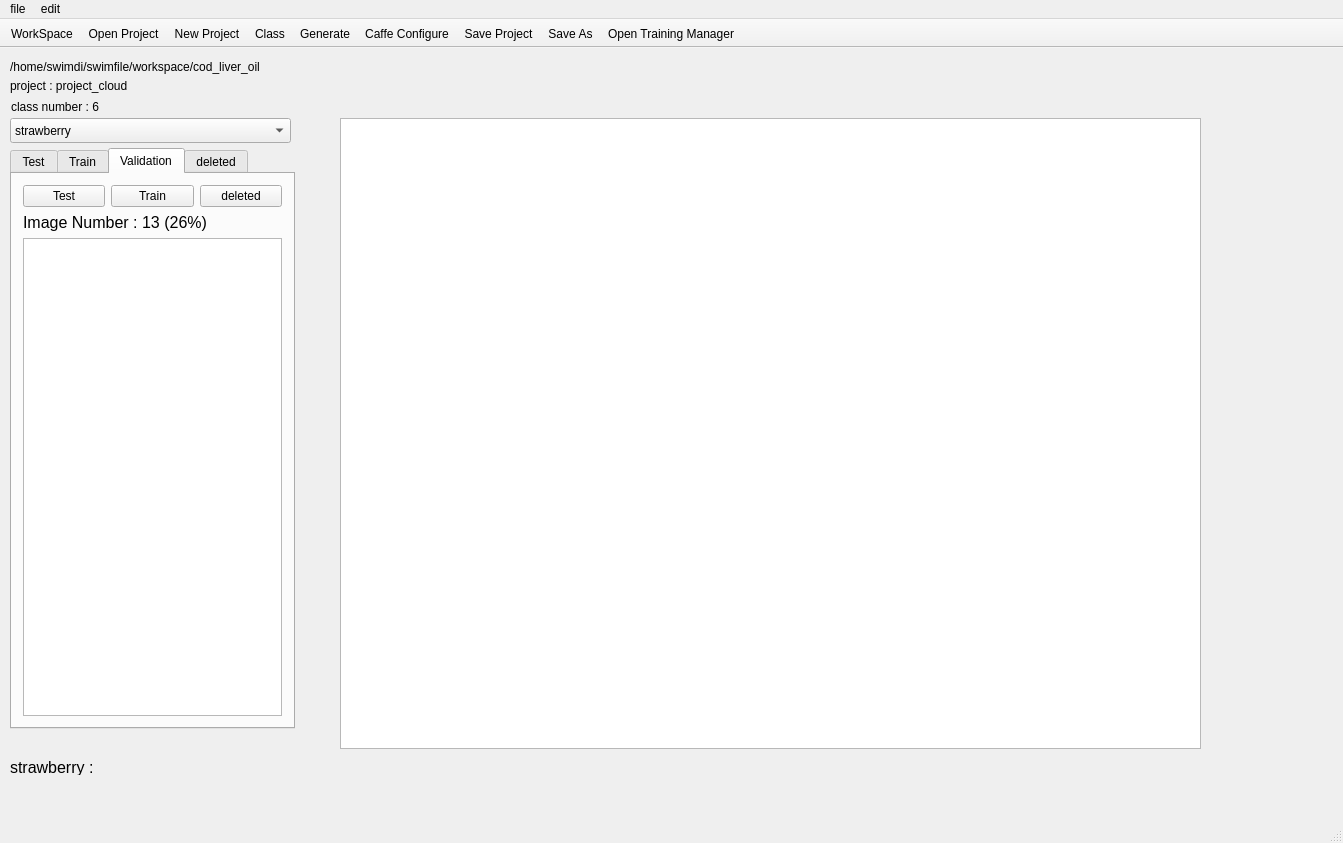
<?xml version="1.0" encoding="UTF-8"?>
<ui version="4.0">
 <class>MainWindow</class>
 <widget class="QMainWindow" name="MainWindow">
  <property name="geometry">
   <rect>
    <x>0</x>
    <y>0</y>
    <width>1343</width>
    <height>843</height>
   </rect>
  </property>
  <property name="windowTitle">
   <string>MainWindow</string>
  </property>
  <widget class="QWidget" name="centralWidget">
   <widget class="QTabWidget" name="tabWidget">
    <property name="geometry">
     <rect>
      <x>10</x>
      <y>100</y>
      <width>285</width>
      <height>581</height>
     </rect>
    </property>
    <property name="currentIndex">
     <number>2</number>
    </property>
    <property name="elideMode">
     <enum>Qt::ElideNone</enum>
    </property>
    <widget class="QWidget" name="tabTest">
     <attribute name="title">
      <string>Test</string>
     </attribute>
     <layout class="QVBoxLayout" name="verticalLayout">
      <item>
       <layout class="QHBoxLayout" name="horizontalLayout">
        <item>
         <widget class="QPushButton" name="btnTestTrain">
          <property name="maximumSize">
           <size>
            <width>100</width>
            <height>16777215</height>
           </size>
          </property>
          <property name="text">
           <string>Train</string>
          </property>
          <property name="checkable">
           <bool>false</bool>
          </property>
         </widget>
        </item>
        <item>
         <widget class="QPushButton" name="btnTestVal">
          <property name="maximumSize">
           <size>
            <width>100</width>
            <height>16777215</height>
           </size>
          </property>
          <property name="text">
           <string>Validation</string>
          </property>
         </widget>
        </item>
        <item>
         <widget class="QPushButton" name="btnTestDel">
          <property name="text">
           <string>deleted</string>
          </property>
         </widget>
        </item>
       </layout>
      </item>
      <item>
       <widget class="QLabel" name="labelTestNum">
        <property name="text">
         <string>&lt;html&gt;&lt;head/&gt;&lt;body&gt;&lt;p&gt;&lt;span style=&quot; font-size:12pt;&quot;&gt;Image Number : 25 (50%)&lt;/span&gt;&lt;/p&gt;&lt;/body&gt;&lt;/html&gt;</string>
        </property>
       </widget>
      </item>
      <item>
       <widget class="QListWidget" name="lsWidgetTest"/>
      </item>
     </layout>
    </widget>
    <widget class="QWidget" name="tabTrain">
     <attribute name="title">
      <string>Train</string>
     </attribute>
     <layout class="QVBoxLayout" name="verticalLayout_2">
      <item>
       <layout class="QHBoxLayout" name="horizontalLayout_3">
        <item>
         <widget class="QPushButton" name="btnTrainTest">
          <property name="maximumSize">
           <size>
            <width>100</width>
            <height>16777215</height>
           </size>
          </property>
          <property name="text">
           <string>Test</string>
          </property>
          <property name="checkable">
           <bool>false</bool>
          </property>
         </widget>
        </item>
        <item>
         <widget class="QPushButton" name="btnTrainVal">
          <property name="maximumSize">
           <size>
            <width>100</width>
            <height>16777215</height>
           </size>
          </property>
          <property name="text">
           <string>Validation</string>
          </property>
         </widget>
        </item>
        <item>
         <widget class="QPushButton" name="btnTrainDel">
          <property name="text">
           <string>deleted</string>
          </property>
         </widget>
        </item>
       </layout>
      </item>
      <item>
       <widget class="QLabel" name="labelTrainNum">
        <property name="text">
         <string>&lt;html&gt;&lt;head/&gt;&lt;body&gt;&lt;p&gt;&lt;span style=&quot; font-size:12pt;&quot;&gt;Image Number : 12 (24%)&lt;/span&gt;&lt;/p&gt;&lt;/body&gt;&lt;/html&gt;</string>
        </property>
       </widget>
      </item>
      <item>
       <widget class="QListWidget" name="lsWidgetTrain"/>
      </item>
     </layout>
    </widget>
    <widget class="QWidget" name="tabVal">
     <attribute name="title">
      <string>Validation</string>
     </attribute>
     <layout class="QVBoxLayout" name="verticalLayout_3">
      <item>
       <layout class="QHBoxLayout" name="horizontalLayout_2">
        <item>
         <widget class="QPushButton" name="btnValTest">
          <property name="maximumSize">
           <size>
            <width>100</width>
            <height>16777215</height>
           </size>
          </property>
          <property name="text">
           <string>Test</string>
          </property>
          <property name="checkable">
           <bool>false</bool>
          </property>
         </widget>
        </item>
        <item>
         <widget class="QPushButton" name="btnValTrain">
          <property name="maximumSize">
           <size>
            <width>100</width>
            <height>16777215</height>
           </size>
          </property>
          <property name="text">
           <string>Train</string>
          </property>
         </widget>
        </item>
        <item>
         <widget class="QPushButton" name="btnValDel">
          <property name="text">
           <string>deleted</string>
          </property>
         </widget>
        </item>
       </layout>
      </item>
      <item>
       <widget class="QLabel" name="labelValNum">
        <property name="text">
         <string>&lt;html&gt;&lt;head/&gt;&lt;body&gt;&lt;p&gt;&lt;span style=&quot; font-size:12pt;&quot;&gt;Image Number : 13 (26%)&lt;/span&gt;&lt;/p&gt;&lt;/body&gt;&lt;/html&gt;</string>
        </property>
       </widget>
      </item>
      <item>
       <widget class="QListWidget" name="lsWidgetVal"/>
      </item>
     </layout>
    </widget>
    <widget class="QWidget" name="tab">
     <attribute name="title">
      <string>deleted</string>
     </attribute>
     <layout class="QGridLayout" name="gridLayout">
      <item row="0" column="0">
       <layout class="QHBoxLayout" name="horizontalLayout_4">
        <item>
         <widget class="QPushButton" name="btnDelTest">
          <property name="maximumSize">
           <size>
            <width>100</width>
            <height>16777215</height>
           </size>
          </property>
          <property name="text">
           <string>Test</string>
          </property>
          <property name="checkable">
           <bool>false</bool>
          </property>
         </widget>
        </item>
        <item>
         <widget class="QPushButton" name="btnDelTrain">
          <property name="maximumSize">
           <size>
            <width>100</width>
            <height>16777215</height>
           </size>
          </property>
          <property name="text">
           <string>Train</string>
          </property>
         </widget>
        </item>
        <item>
         <widget class="QPushButton" name="btnDelVal">
          <property name="text">
           <string>validation</string>
          </property>
         </widget>
        </item>
       </layout>
      </item>
      <item row="1" column="0">
       <widget class="QListWidget" name="lsWidgetDel"/>
      </item>
     </layout>
    </widget>
   </widget>
   <widget class="QLabel" name="labelWorkSpace">
    <property name="geometry">
     <rect>
      <x>10</x>
      <y>10</y>
      <width>571</width>
      <height>17</height>
     </rect>
    </property>
    <property name="text">
     <string>/home/swimdi/swimfile/workspace/cod_liver_oil</string>
    </property>
    <property name="scaledContents">
     <bool>false</bool>
    </property>
    <property name="wordWrap">
     <bool>false</bool>
    </property>
   </widget>
   <widget class="QComboBox" name="comboBoxCls">
    <property name="geometry">
     <rect>
      <x>10</x>
      <y>70</y>
      <width>281</width>
      <height>25</height>
     </rect>
    </property>
    <item>
     <property name="text">
      <string>strawberry</string>
     </property>
    </item>
    <item>
     <property name="text">
      <string>cod_liver_oil</string>
     </property>
    </item>
    <item>
     <property name="text">
      <string>aspirin</string>
     </property>
    </item>
    <item>
     <property name="text">
      <string>banana</string>
     </property>
    </item>
    <item>
     <property name="text">
      <string>orange</string>
     </property>
    </item>
    <item>
     <property name="text">
      <string>apple</string>
     </property>
    </item>
   </widget>
   <widget class="QGraphicsView" name="graphicsView">
    <property name="geometry">
     <rect>
      <x>340</x>
      <y>70</y>
      <width>861</width>
      <height>631</height>
     </rect>
    </property>
   </widget>
   <widget class="QLabel" name="labelClsNum">
    <property name="geometry">
     <rect>
      <x>11</x>
      <y>50</y>
      <width>151</width>
      <height>17</height>
     </rect>
    </property>
    <property name="text">
     <string>class number : 6</string>
    </property>
   </widget>
   <widget class="QLabel" name="labelPrjName">
    <property name="geometry">
     <rect>
      <x>10</x>
      <y>29</y>
      <width>231</width>
      <height>17</height>
     </rect>
    </property>
    <property name="text">
     <string>project : project_cloud</string>
    </property>
   </widget>
   <widget class="QLabel" name="labelTotal">
    <property name="geometry">
     <rect>
      <x>10</x>
      <y>710</y>
      <width>251</width>
      <height>17</height>
     </rect>
    </property>
    <property name="text">
     <string>&lt;html&gt;&lt;head/&gt;&lt;body&gt;&lt;p&gt;&lt;span style=&quot; font-size:12pt;&quot;&gt;strawberry : &lt;/span&gt;&lt;/p&gt;&lt;/body&gt;&lt;/html&gt;</string>
    </property>
   </widget>
  </widget>
  <widget class="QMenuBar" name="menuBar">
   <property name="geometry">
    <rect>
     <x>0</x>
     <y>0</y>
     <width>1343</width>
     <height>22</height>
    </rect>
   </property>
   <widget class="QMenu" name="menufile">
    <property name="title">
     <string>file</string>
    </property>
    <addaction name="actionWorkSpace"/>
    <addaction name="actionOpen_Project"/>
    <addaction name="actionNew_Project"/>
    <addaction name="actionSave_Project"/>
    <addaction name="actionSave_As"/>
    <addaction name="actionOpen_Training_Manager"/>
   </widget>
   <widget class="QMenu" name="menuedit">
    <property name="title">
     <string>edit</string>
    </property>
    <addaction name="actionClass"/>
    <addaction name="actionGenerate"/>
    <addaction name="actionCaffe_Configure"/>
   </widget>
   <addaction name="menufile"/>
   <addaction name="menuedit"/>
  </widget>
  <widget class="QToolBar" name="mainToolBar">
   <property name="movable">
    <bool>false</bool>
   </property>
   <property name="iconSize">
    <size>
     <width>80</width>
     <height>50</height>
    </size>
   </property>
   <property name="toolButtonStyle">
    <enum>Qt::ToolButtonTextUnderIcon</enum>
   </property>
   <attribute name="toolBarArea">
    <enum>TopToolBarArea</enum>
   </attribute>
   <attribute name="toolBarBreak">
    <bool>false</bool>
   </attribute>
   <addaction name="actionWorkSpace"/>
   <addaction name="actionOpen_Project"/>
   <addaction name="actionNew_Project"/>
   <addaction name="actionClass"/>
   <addaction name="actionGenerate"/>
   <addaction name="actionCaffe_Configure"/>
   <addaction name="actionSave_Project"/>
   <addaction name="actionSave_As"/>
   <addaction name="actionOpen_Training_Manager"/>
  </widget>
  <widget class="QStatusBar" name="statusBar"/>
  <action name="actionWorkSpace">
   <property name="text">
    <string>WorkSpace</string>
   </property>
  </action>
  <action name="actionOpen_Project">
   <property name="text">
    <string>Open Project</string>
   </property>
  </action>
  <action name="actionNew_Project">
   <property name="text">
    <string>New Project</string>
   </property>
  </action>
  <action name="actionClass">
   <property name="text">
    <string>Class</string>
   </property>
  </action>
  <action name="actionGenerate">
   <property name="text">
    <string>Generate</string>
   </property>
  </action>
  <action name="actionCaffe_Configure">
   <property name="text">
    <string>Caffe Configure</string>
   </property>
  </action>
  <action name="actionSave_Project">
   <property name="text">
    <string>Save Project</string>
   </property>
  </action>
  <action name="actionSave_As">
   <property name="text">
    <string>Save As</string>
   </property>
  </action>
  <action name="actionOpen_Training_Manager">
   <property name="text">
    <string>Open Training Manager</string>
   </property>
  </action>
 </widget>
 <layoutdefault spacing="6" margin="11"/>
 <resources/>
 <connections/>
</ui>
